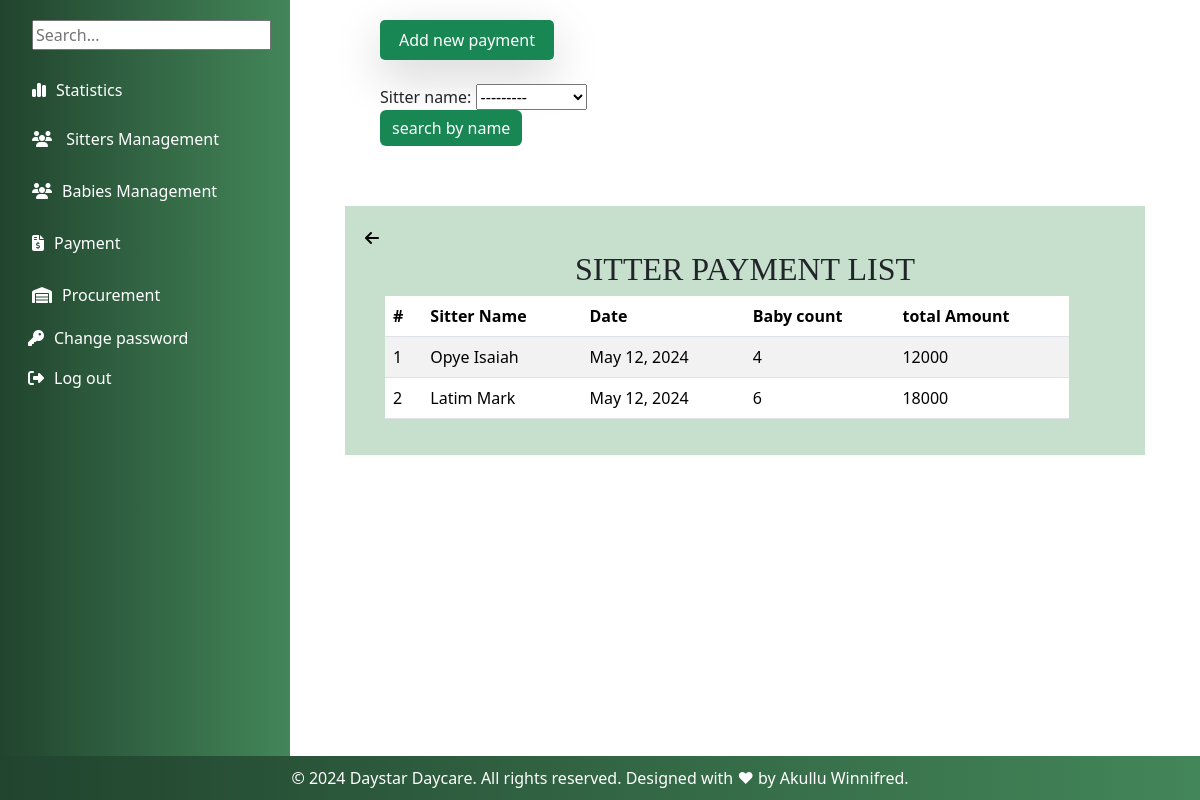
Screenshot of /sitterpaymentlist/ (signed in) with the database file from the repository.
### myapp/models.py (models this page shows, shortened)
class Sitterpayment(models.Model):
    sitter_name=models.ForeignKey(BabySitterattendance, on_delete=models.CASCADE)
    date=models.DateField(default=timezone.now)
    baby_count=models.IntegerField(default=0)
    amount=models.IntegerField(default=3000)
    def total_amount(self):
        total= self.amount * self.baby_count
        return int(total)

class BabySitterattendance(models.Model):
    sitter_Number = models.CharField(max_length=200,unique=True)
    name = models.ForeignKey(BabySitter, on_delete=models.CASCADE)
    date = models.DateField(default=timezone.now)
    attendance_status = models.CharField(max_length=10,default= 'Onduty')
    def __str__(self):
        return str(self.name)

class BabySitter(models.Model):
    GENDER_CHOICES = (
         ('male', 'Male'),
        ('female', 'Female'),
     )
    name = models.CharField(max_length=200,validators=[validate_letters])
    gender = models.CharField(max_length=10,choices=GENDER_CHOICES)
    location = models.CharField(max_length=10, default='kabalagala')
    Date_Of_Birth = models.DateField(default=timezone.now)
    NIN = models.CharField(max_length=14,validators=[validate_NIN_length])
    Religion = models.CharField(max_length=30, null=True, blank=True,verbose_name="Religion(optional)")
    Level_Of_Education = models.CharField(max_length=200,choices=(
        ('Certificate', 'Certificate'),
        ('Diploma', 'Diploma'),
        ('Degree', 'Degree'),
        ('Others', 'Others'),
    ))
    Contact = models.CharField(max_length=10,validators=[validate_contact_length])
    Sitter_Number = models.CharField(max_length=200,unique=True,blank=False, null=True)
    Next_Of_Kin = models.CharField(max_length=200,validators=[validate_letters])
    Recommenders_Name = models.CharField(max_length=200,validators=[validate_letters])
    Recommenders_Contact = models.CharField(max_length=10,validators=[validate_contact_length])
    def __str__(self):
        return self.name

### myapp/views.py (the view)
# urls.py: path('sitterpaymentlist/',views.sitterpaymentlist,name='sitterpaymentlist'),
@login_required
def sitterpaymentlist(request):
    sitterpayment=Sitterpayment.objects.all().order_by('id')
    sitterpayment_filter=SitterpaymentFilter(request.GET,queryset=sitterpayment)
    sitterpayment = sitterpayment_filter.qs
    return render(request,'baby_payments/sitterpaymentlist.html',{'sitterpayment':sitterpayment,'sitterpayment_filter':sitterpayment_filter})

### myapp/templates/baby_payments/sitterpaymentlist.html (shortened to what this page needs)
{% extends 'base.html' %}
{% block content %}
<button class="p-2 bg-teal-500 rounded-lg shadow-lg bg bg-success"
    style="margin-left: 70px; border-radius: 5px; border: #B4BDFF; width: 20%; height: 5%;"><a
        style="color: white; text-decoration: none;" href="/sitterpayment">Add new payment</a></button>
<br><br>
<form method="GET" style="margin-left: 70px;">
    {{ sitterpayment_filter.form }}
    <input type="submit" value = "search by name" class="btn btn-primary bg bg-success" style="border: none;">
    </form>
<div class="container">
    <div>
        <a href="{% url 'sitterpaymentlist' %}"> <i class="fa-solid fa-arrow-left" style="color: black;"></i></a>
       </div>
    <h2>SITTER PAYMENT LIST</h2>
    <table class="table table-striped" style="width: 90%; margin-left: 20px;">
        <thead>
            <tr>
                <th>#</th>
                <th>Sitter Name</th>
                <th>Date</th>
                <th>Baby count</th>
                <th>total Amount</th>
            </tr>
        </thead>
        <tbody>
            {% for each in sitterpayment %}
            <tr>
                <td> {{each.id}}</td>
                <td>{{each.sitter_name}}</td>
                <td>{{each.date}}</td>
                <td>{{each.baby_count}}</td>
                <td>{{each.total_amount}}</td>
</div>
{% endfor %}
{% endblock %}

### myapp/static/css/base.css (style rules this page uses)
body { min-height: 100vh; }

### myapp/templates/baby_payments/sitterpaymentlist.html (style rules this page uses)
.container { padding-top: 20px; margin-top: 60px; margin-bottom: 60px; max-width: 800px; background-color: rgba(153, 198, 165, 0.55); padding: 20px; }
h2 { font-family: Georgia, 'Times New Roman', Times, serif; text-align: center; }

### rows the page displays
Sitterpayment: id "1", sitter_name "Opye Isaiah", date "May 12, 2024", baby_count "4", total_amount "12000"
Sitterpayment: id "2", sitter_name "Latim Mark", date "May 12, 2024", baby_count "6", total_amount "18000"
